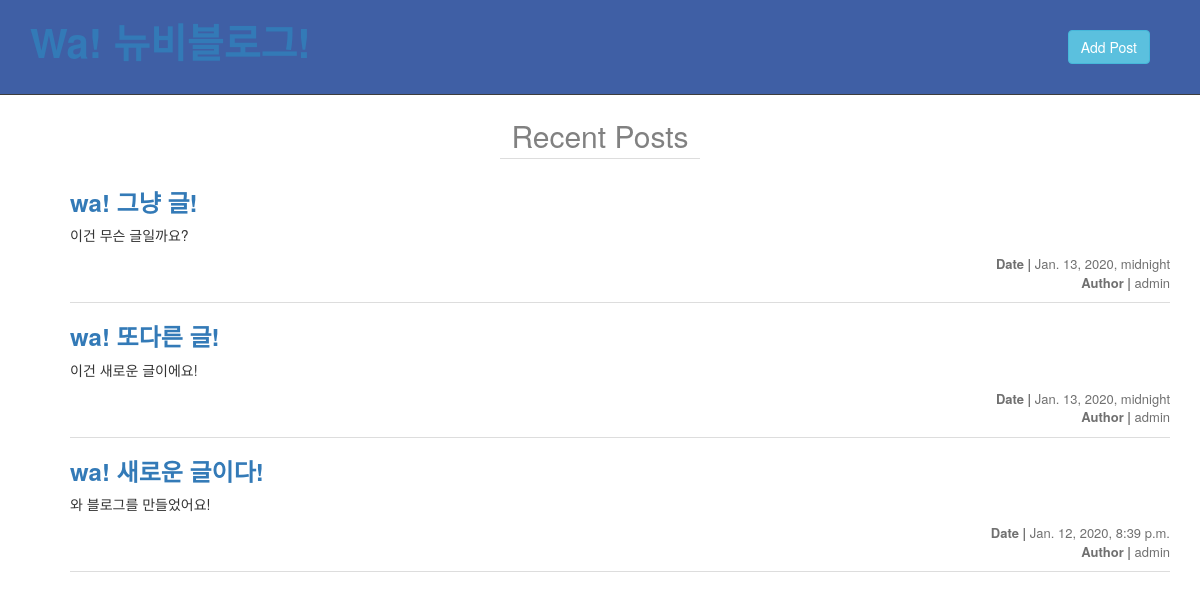
The app's page /, older data.
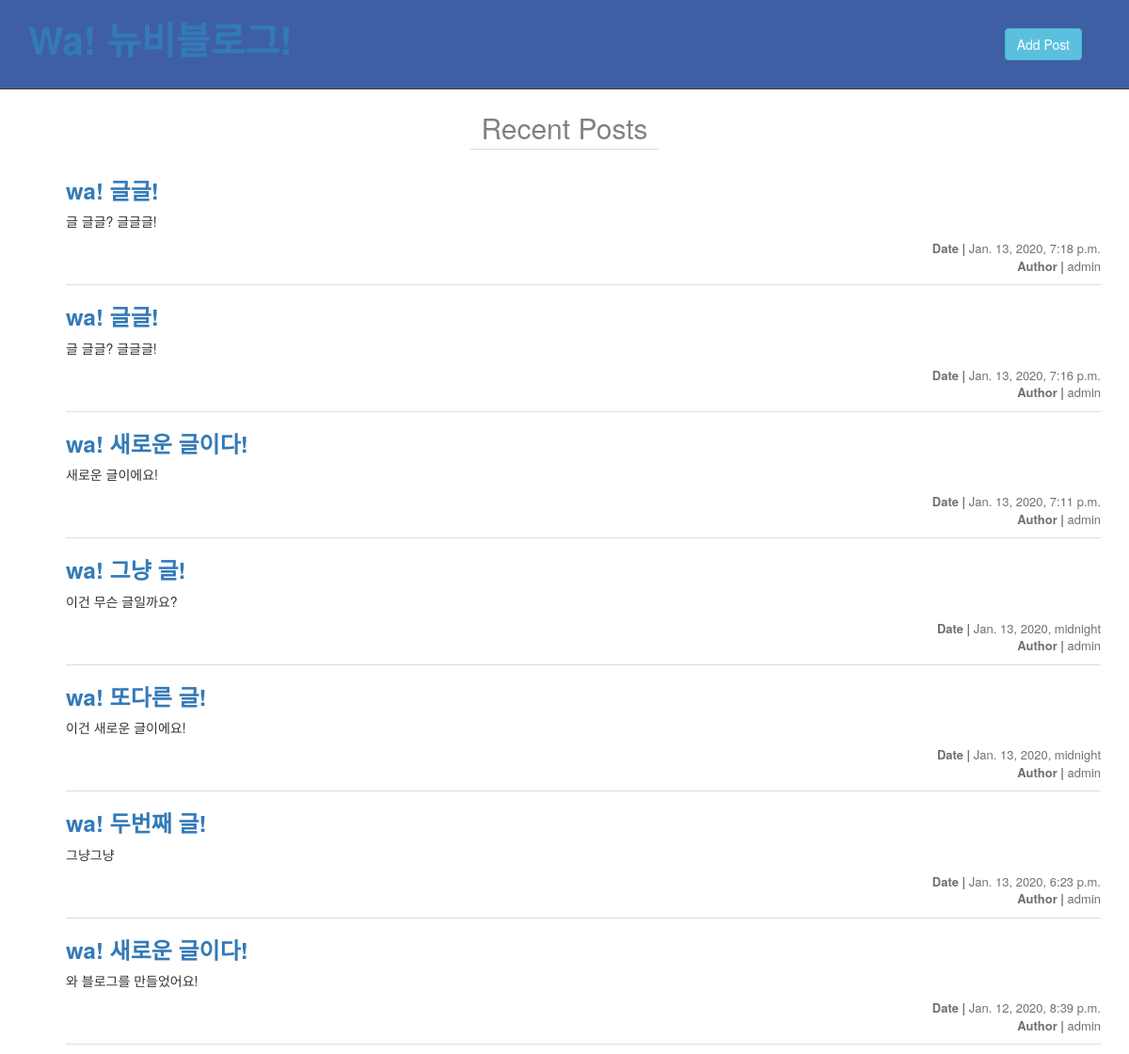
The same page, newer data.
### blog/models.py (models this page shows, shortened)
class Post(models.Model):
    objects = models.Manager()
    author = models.ForeignKey(settings.AUTH_USER_MODEL, on_delete=models.CASCADE)
    title = models.CharField(max_length = 100)
    content = models.TextField(blank=True)
    created_date = models.DateTimeField(auto_now_add = True)
    published_date = models.DateTimeField(blank=True, null=True)

### blog/views.py (the view)
# urls.py: path('', post_list, name='post_list'),
def post_list(request):
    posts=Post.objects.filter(published_date__isnull=False).order_by('-created_date')
    context={
        'posts' : posts,
    }
    return render(request, 'blog/post_list.html', context)

### templates/blog/post_list.html
{% extends 'base.html' %}
{% block content %}
<!DOCTYPE html>
<div class="recent">Recent Posts</div>
<div class="container">
    <ul class = "list">
        {% for post in posts %}
        <li class = "item">
            <h3><a href="{% url 'post_detail' pk=post.pk %}">{{post.title}}</a></h3>
            <div class="content">{{post.content|truncatewords:30}}</div>
            <div class="info">
                <div class="published-date"><span>Date | </span>{{ post.published_date }}</div>
                <div class="author"><span>Author | </span>{{ post.author }}</div>
            </div>
        </li>
        {% endfor %}
    </ul>
</div>
{% endblock %}

### templates/base.html (shortened to what this page needs)
{% load static %}
<!doctype html>
<html lang="en">
<head>
    <link rel="stylesheet" href="{% static 'bootstrap/css/bootstrap.css' %}">
    <link rel="stylesheet" href="{% static 'css/blog.css' %}">
</head>
<body>
    <div class="header">
        <a class="home" href="/"><h1>Wa!  뉴비블로그!</h1></a>
        <a class="add-post" href="{% url 'post_add' %}">
            <button type="button" class="btn btn-info">Add Post</button>
        </a>
    </div>
    {% block content %}
    {% endblock %}
</body>
</html>

### static/css/blog.css (style rules this page uses)
.header { background-color: #3F5FA5; color: white; padding: 20px 30px; border-bottom: 1px solid #3D3D3D; margin-bottom: 20px; }
.header h1 { font-size: 40px; font-weight: bolder; margin: 0; margin-bottom: 10px; padding: 0; }
.recent { text-align: center; width: 200px; margin: 10px auto; font-size: 30px; font-weight: lighter; color: #818181; border-bottom: 1px solid #ddd; }
.item { overflow: hidden; padding-bottom: 10px; border-bottom: 1px solid #ddd; }
.item h3 { font-weight: bolder; }
.info { display: inline-block; float: right; font-size: 13px; color: #707070; margin-top: 10px; }
.info span { font-weight: bold; }
.author { float: right; }
.add-post { position: absolute; right: 50px; top: 30px; }

Row changes from the older to the newer data that the page shows:
added Post: title "wa! 글글!", content "글 글글? 글글글!", published_date "Jan. 13, 2020, 7:18 p.m.", author "admin"
added Post: title "wa! 글글!", content "글 글글? 글글글!", published_date "Jan. 13, 2020, 7:16 p.m.", author "admin"
added Post: title "wa! 새로운 글이다!", content "새로운 글이에요!", published_date "Jan. 13, 2020, 7:11 p.m.", author "admin"
now on this page (row edited): Post: title "wa! 두번째 글!", content "그냥그냥", published_date "Jan. 13, 2020, 6:23 p.m.", author "admin"
